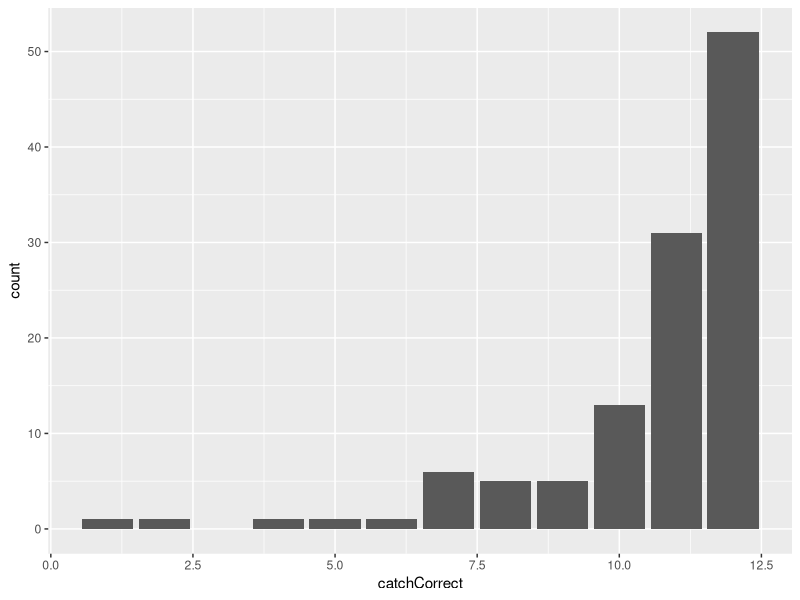
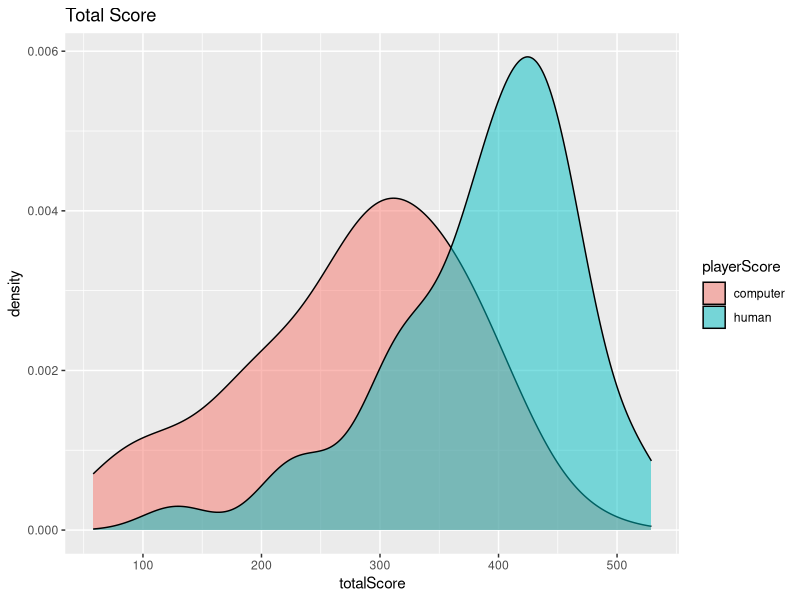
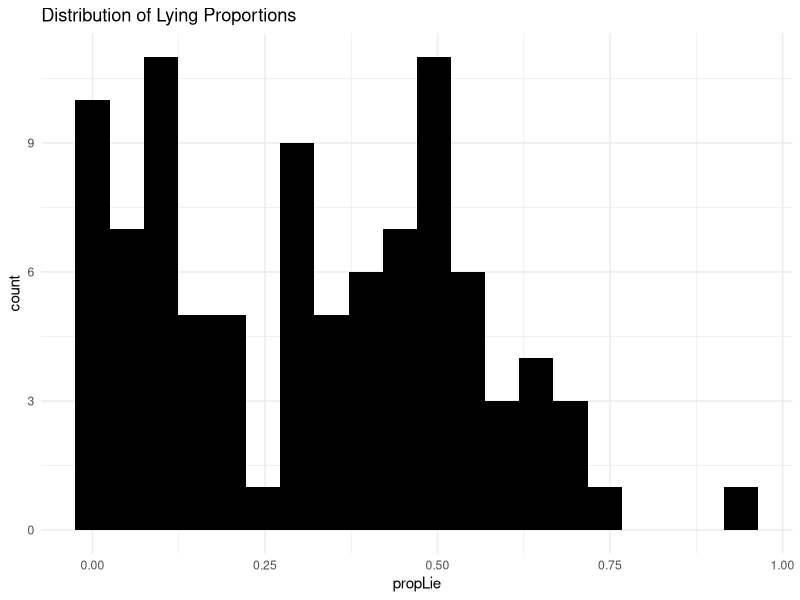
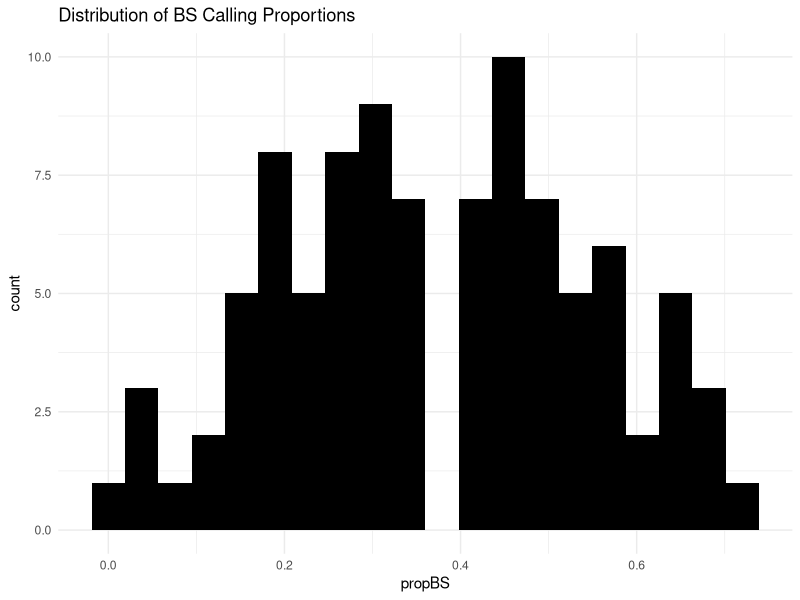
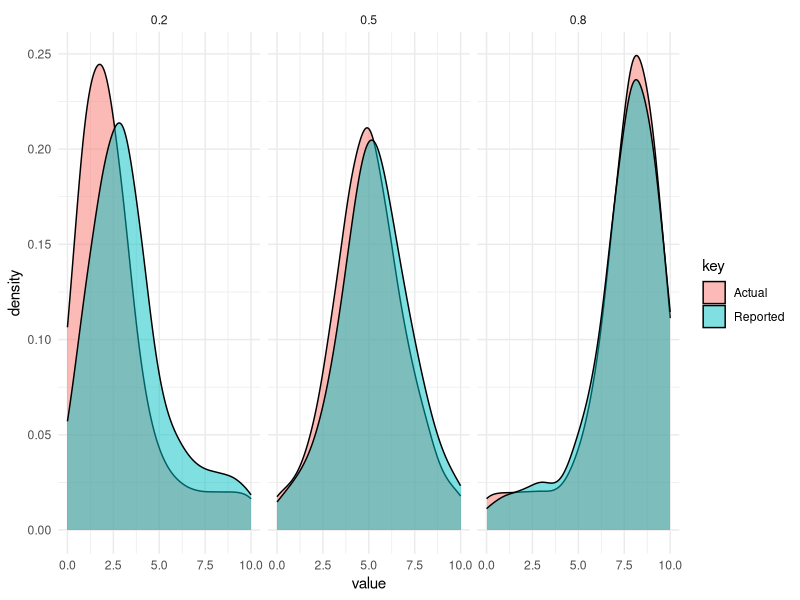
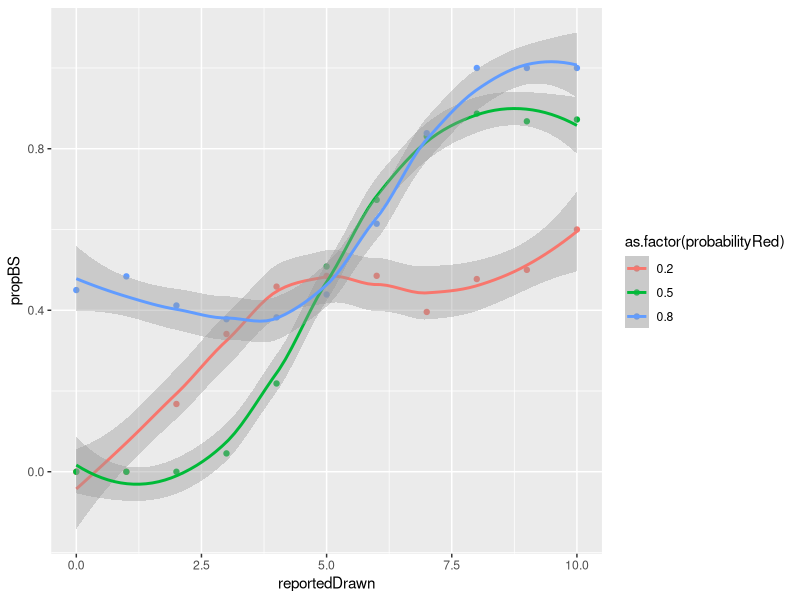
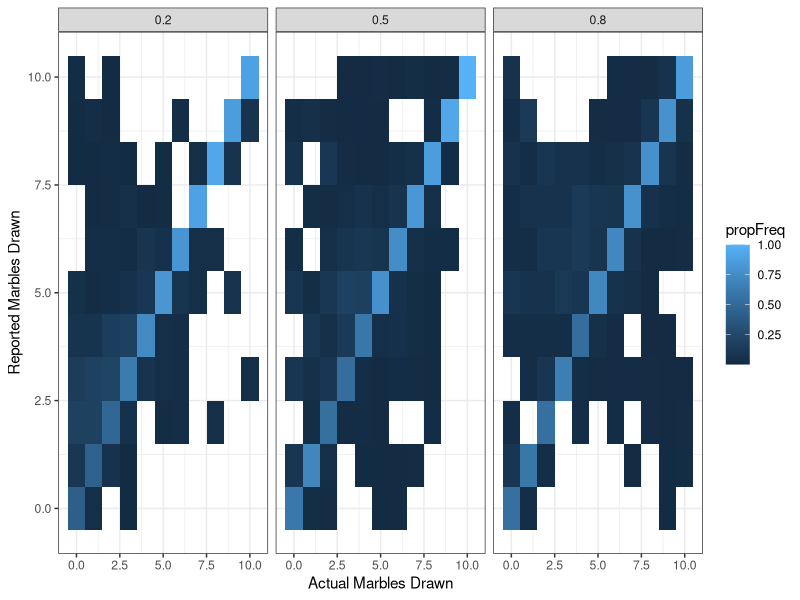
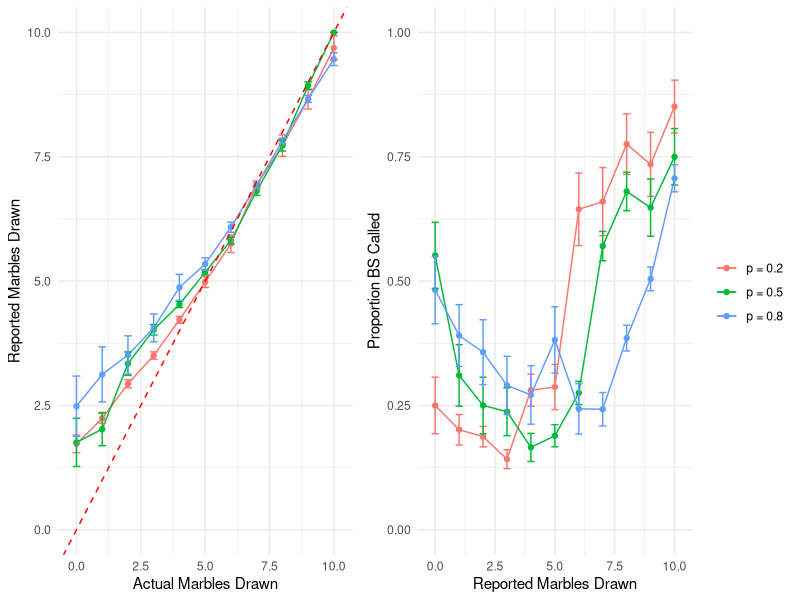

Here is the R script that generated these plots, in order:
## ---- chunk 1
library(dplyr)
library(ggplot2)
library(tidyr)
library(lme4)
library(gridExtra)
library(cowplot)
library(stats4)
knitr::opts_chunk$set(echo = TRUE)

bs <- read.csv("raw.csv")
glimpse(bs)
summary(bs)

bs <- bs %>%
  mutate(lie = drawnRed != reportedDrawn,
         player.bullshitter = ifelse(roleCurrent == "bullshitter", "human", "computer"),
         player.bullshitDetector = ifelse(roleCurrent == "bullshitDetector", "human", "computer"))
## ---- chunk 2
exclude.sampling <- bs %>%
  filter(reportedDrawn > 10) %>%
  .$subjID

length(unique(exclude.sampling))
## ---- chunk 3
catch <- bs %>%
  filter(catchKey != -1) %>%
  group_by(subjID) %>%
  summarise(catchCorrect = sum(catchKey == catchResponse))

ggplot(catch, aes(x=catchCorrect)) +
  geom_bar()

exclude.catch <- catch %>%
  filter(catchCorrect <= 0.75*max(catchCorrect)) %>%
  .$subjID

length(exclude.catch)
## ---- chunk 4
# bs %>%
#   filter(roleCurrent == "bullshitter", !subjID %in% exclude.catch, !subjID %in% exclude.sampling) %>%
#   mutate(badLie = drawnRed > reportedDrawn) %>%
#   group_by(subjID) %>%
#   summarise(badLie.prop = sum(badLie)/n()) %>%
#   ggplot(aes(x=badLie.prop)) + 
#   geom_bar(aes(y = (..count..)/sum(..count..))) +
#   scale_x_continuous("Proportion of Lies Produced with Reported < Actual") +
#   scale_y_continuous("Proportion of Participants") +
#   theme_bw()
# ggsave("img/counterintuitiveLies.png")
# 
# # Participants who generated bad lies for more than 1/4 of their turns
# excluded <- bs %>%
#   filter(roleCurrent == "bullshitter", !subjID %in% exclude.catch, !subjID %in% exclude.sampling) %>%
#   mutate(badLie = drawnRed > reportedDrawn) %>%
#   group_by(subjID) %>%
#   summarise(badLie.prop = sum(badLie)/n())
#   
# excluded %>%
#   filter(badLie.prop > .2, !subjID %in% exclude.catch) %>%
#   select(subjID, badLie.prop) %>%
#   arrange(desc(badLie.prop))
# 
# excluded %>%
#   ungroup() %>%
#   summarise(badLiar.prop = sum(badLie.prop > 0)/n())
## ---- chunk 5
bs.final <- bs %>%
  filter(!subjID %in% exclude.catch, !subjID %in% exclude.sampling, exptPart == "trial")

# # of participants who completed the task
length(unique(bs$subjID))

# # of participants who passed the attention check criteria
length(unique(bs.final$subjID))

# total # of participants excluded
length(unique(bs$subjID)) - length(unique(bs.final$subjID))
## ---- chunk 6
bs.final %>%
  select(subjID, probabilityRed) %>%
  unique() %>%
  group_by(probabilityRed) %>%
  summarise(count = n())
## ---- chunk 7
bs.final %>%
  filter(trialNumber == 100) %>%
  gather("playerScore","totalScore",15:16) %>%
  mutate(playerScore = recode(playerScore, playerTotalScore = "human", oppTotalScore = "computer")) %>%
  ggplot(aes(x=totalScore, fill=playerScore)) +
  geom_density(alpha=0.5) +
  ggtitle("Total Score")
## ---- chunk 8
bs.final %>%
  filter(roleCurrent == "bullshitter") %>%
  group_by(subjID) %>%
  summarise(propLie=sum(drawnRed!=reportedDrawn)/n()) %>%
  arrange(propLie) %>%
  ggplot(aes(x=propLie)) +
  geom_histogram(fill="black", bins=20) +
  ggtitle("Distribution of Lying Proportions") +
  theme_minimal()
## ---- chunk 9
bs.final %>%
  filter(roleCurrent == "bullshitDetector") %>%
  group_by(subjID) %>%
  summarise(propBS=sum(callBS=="True")/n()) %>%
  arrange(propBS) %>%
  ggplot(aes(x=propBS)) +
  geom_histogram(fill="black", bins=20) +
  ggtitle("Distribution of BS Calling Proportions") +
  theme_minimal()
## ---- chunk 10
bs.final %>%
  filter(roleCurrent=="bullshitter") %>%
  mutate(Actual = drawnRed,
         Reported = reportedDrawn) %>%
  select(probabilityRed, Actual, Reported) %>%
  gather("key", "value", 2:3) %>%
  ggplot(aes(x=value, fill=key)) +
  geom_density(alpha=0.5, adjust=2) +
  facet_wrap(~probabilityRed) +
  theme_minimal()
ggsave("img/distrComp_actualvsreported.png")
## ---- chunk 11
bs.final %>%
  filter(roleCurrent == "bullshitter") %>%
  group_by(probabilityRed, reportedDrawn) %>%
  summarise(propBS = sum(callBS=="True")/n()) %>%
  ggplot(aes(x=reportedDrawn, y=propBS, colour=as.factor(probabilityRed))) +
  geom_point() +
  geom_smooth(family="binomial")
## ---- chunk 12
bs.final %>%
  filter(roleCurrent=="bullshitter") %>%
  group_by(drawnRed, reportedDrawn, probabilityRed) %>%
  summarise(count = n()) %>%
  ungroup() %>%
  group_by(drawnRed, probabilityRed) %>%
  mutate(propFreq = count/sum(count)) %>%
  ggplot(aes(x=drawnRed, y=reportedDrawn, fill=propFreq)) +
  geom_tile() +
  scale_x_continuous("Actual Marbles Drawn") +
  scale_y_continuous("Reported Marbles Drawn") +
  facet_grid(~ as.factor(probabilityRed)) +
  theme_bw()
ggsave("img/lies_tile.png")
## ---- chunk 13
lieResults <- bs.final %>%
  filter(roleCurrent == "bullshitter") %>%
  mutate(probabilityRed.txt = paste("p =", probabilityRed)) %>%
  group_by(probabilityRed.txt, drawnRed) %>%
  summarise(mean = mean(reportedDrawn),
            sd = sd(reportedDrawn),
            se = sd/sqrt(n()),
            n=n()) %>%
  filter(n > 3) %>%
  ggplot(aes(x=drawnRed, y=mean, colour=probabilityRed.txt)) +
  geom_point() +
  geom_line() +
  geom_errorbar(aes(ymin=mean-se, ymax=mean+se), width=.3) +
  geom_abline(intercept = 0, slope = 1, colour="red", linetype=2) +
  scale_x_continuous("Actual Marbles Drawn", limits=c(-0.2,10.2)) +
  scale_y_continuous("Reported Marbles Drawn", limits=c(0,10)) +
  guides(colour=guide_legend(title="")) +
  theme_minimal() +
  theme(legend.position = "none")
ggsave("img/actual_vs_reported.png", lieResults)

detectResults <- bs.final %>%
  filter(roleCurrent == "bullshitDetector") %>%
  mutate(probabilityRed.txt = paste("p =", probabilityRed)) %>%
  group_by(probabilityRed.txt, reportedDrawn) %>%
  summarise(prop = (sum(callBS == "True")+1)/(n()+2),
            se = sqrt((prop*(1-prop)/n())),
            n = n()) %>%
  filter(n > 3) %>%
  ggplot(aes(x=reportedDrawn, y=prop, colour=probabilityRed.txt)) +
  geom_point() +
  geom_line() +
  geom_errorbar(aes(min=prop-se, max=prop+se), width=.3) +
  scale_x_continuous("Reported Marbles Drawn", limits=c(-0.2,10.2)) +
  scale_y_continuous("Proportion BS Called", limits=c(0,1)) +
  guides(colour=guide_legend(title="")) +
  theme_minimal()
ggsave("img/probBS.png", detectResults)

both <- plot_grid(lieResults, detectResults, align = "h", ncol = 2, rel_widths = c(9/20, 11/20))
both
ggsave("img/expt4.png", both, height=5, width=10)
## ---- chunk 14
lieProp <- bs.final %>%
  filter(roleCurrent == "bullshitter") %>%
  mutate(probabilityRed.txt = paste("p =", probabilityRed)) %>%
  group_by(probabilityRed.txt, drawnRed) %>%
  summarise(prop = sum(drawnRed == reportedDrawn)/n(),
            se = prop*(1-prop)/sqrt(n()),
            n = n()) %>%
  filter(n > 3) %>%
  ggplot(aes(x=drawnRed, y=prop, colour=probabilityRed.txt)) +
  geom_point() +
  geom_line() +
  geom_errorbar(aes(ymin=prop-se, ymax=prop+se), width=.3) +
  scale_x_continuous("Actual Marbles Drawn", limits=c(-0.2,10.2)) +
  scale_y_continuous("Proportion of True Marbles Reported", limits=c(0,1)) +
  guides(colour=guide_legend(title="")) +
  theme_minimal()
  
lieVals <- bs.final %>%
  filter(roleCurrent == "bullshitter", drawnRed != reportedDrawn) %>%
  mutate(probabilityRed.txt = paste("p =", probabilityRed)) %>%
  group_by(probabilityRed.txt, drawnRed) %>%
  summarise(mean = mean(reportedDrawn),
            sd = sd(reportedDrawn),
            se = sd/sqrt(n()),
            n=n()) %>%
  filter(n > 3) %>%
  ggplot(aes(x=drawnRed, y=mean, colour=probabilityRed.txt)) +
  geom_point() +
  geom_line() +
  geom_errorbar(aes(ymin=mean-se, ymax=mean+se), width=.3) +
  geom_abline(intercept = 0, slope = 1, colour="red", linetype=2) +
  scale_x_continuous("Actual Marbles Drawn", limits=c(-0.2,10.2)) +
  scale_y_continuous("Reported Marbles Drawn", limits=c(0,10)) +
  guides(colour=guide_legend(title="")) +
  theme_minimal()

grid.arrange(lieProp, lieVals, nrow=2)
ggsave("img/liePropVals.png", grid.arrange(lieProp, lieVals, nrow=2))
## ---- chunk 15
humanDetect <- bs.final %>%
  filter(roleCurrent == "bullshitDetector") %>%
  mutate(callBS = ifelse(callBS == "False", FALSE, TRUE),
         avgRed = probabilityRed * 10,
         reportedDrawn.sq = reportedDrawn ^ 2,
         probabilityRed.f = relevel(as.factor(probabilityRed), ref="0.5"))

# contrasts - FALSE set to 0
contrasts(humanDetect$probabilityRed.f)
model.BS.quad <- glmer(callBS ~ poly(reportedDrawn, 2)* 
                       probabilityRed.f + (1|subjID), data=humanDetect, family="binomial")
summary(model.BS.quad)

# checks if model converges
with(model.BS.quad@optinfo$derivs,max(abs(solve(Hessian,gradient)))<2e-3)


model.BS.lin <- glmer(callBS ~ poly(reportedDrawn,1)* 
                       probabilityRed.f + (1|subjID), data=humanDetect, family="binomial")
summary(model.BS.lin)

anova(model.BS.lin, model.BS.quad, test="Chisq")

lm.coefs <- summary(model.BS.quad)$coef[,"Estimate"]

quadratic <- function(a, b, c){
  plus <- (-b + sqrt(b^2 - 4*a*c)) / (2*a)
  minus <- (-b - sqrt(b^2 - 4*a*c)) / (2*a)
  return(c(plus, minus))
}
est.b <- function(a, b, c){
  
}
upward <- function(a){
  a > 0
}
quadratic(1,2,1)
stdform.0.2 <- quadratic(lm.coefs["poly(reportedDrawn, 2)2"], lm.coefs["poly(reportedDrawn, 2)1"], lm.coefs["(Intercept)"]) 
dir.0.2 <- upward(lm.coefs["poly(reportedDrawn, 2)2"])
stdform.0.5 <- quadratic(lm.coefs["poly(reportedDrawn, 2)2"]+lm.coefs["poly(reportedDrawn, 2)2:as.factor(probabilityRed)0.5"], 
                         lm.coefs["poly(reportedDrawn, 2)1"]+lm.coefs["poly(reportedDrawn, 2)1:as.factor(probabilityRed)0.5"],
                         lm.coefs["(Intercept)"]+lm.coefs["as.factor(probabilityRed)0.5"]) 
dir.0.5 <- upward(lm.coefs["poly(reportedDrawn, 2)2"]+lm.coefs["poly(reportedDrawn, 2)2:as.factor(probabilityRed)0.5"])
stdform.0.8 <- quadratic(lm.coefs["poly(reportedDrawn, 2)2"]+lm.coefs["poly(reportedDrawn, 2)2:as.factor(probabilityRed)0.8"], 
                         lm.coefs["poly(reportedDrawn, 2)1"]+lm.coefs["poly(reportedDrawn, 2)1:as.factor(probabilityRed)0.8"], 
                         lm.coefs["(Intercept)"]+lm.coefs["as.factor(probabilityRed)0.8"]) 
dir.0.8 <- upward(lm.coefs["poly(reportedDrawn, 2)2"]+lm.coefs["poly(reportedDrawn, 2)2:as.factor(probabilityRed)0.8"])

# thresh.x1 <- function(x2){
#   (-lm.coefs["(Intercept)"]-lm.coefs["probabilityRed"]*x2)/(lm.coefs["reportedDrawn"]+lm.coefs["reportedDrawn:probabilityRed"]*x2)
# }
# thresh.x1(c(0.2,0.5,0.8)) #returns predicted k* when P(BS|k*) = {0.2, 0.5, 0.8}

logitToProb <- function(logit){
  exp(logit) / (1+exp(logit))
}

probToLogit <- function(prob){
  log(prob / (1 - prob))
}
## ---- chunk 16
logisticModel <- function(x, a, b, c){
  logitToProb(a*(x-b)^2+c)
}


loglik <- function(x, y, a, b, c){
  sum(
    pmax(-6, dbinom(y, 1, logisticModel(x, a, b, c), log=T))
  )
}

brutefit <- function(tmp){
  nLL <- function(a, b, c){
    -loglik(tmp$reportedDrawn, as.numeric(tmp$callBS), a, b, c)
  }
  
  iter = 0
  fits = NULL
  fit = NULL
  while(is.null(fits)){
    try(fit <- summary(mle(nLL, 
                           start=list(a=runif(1, ps["ma"], ps["sa"]), 
                                      b=runif(1, ps["mb"], ps["sb"]), 
                                      c=runif(1, ps["mc"], ps["sc"])))), TRUE)
    iter = iter+1
    
    if(! is.null(fit)){
      fits <- c(tmp$probabilityRed[1], -0.5*fit@m2logL, length(tmp$reportedDrawn), fit@coef[,"Estimate"], fit@coef[,"Std. Error"])
    } else {
      if(iter>100){
        fits <- c(tmp$probabilityRed[1], -9999, 0, 0, 0, 0)
      }      
    }
  }
  names(fits) <- c("probabilityRed", "logL", "n", "est.a", "est.b", "est.c", "se.a", "se.b", "se.c")
  return(fits)
}

ps = c(-0.3, 0.3, -0.3, 0.3, -0.3, 0.3)
names(ps) <- c("ma", "sa", "mb", "sb", "mc", "sc")
quadr.fits <- data.frame(do.call(rbind, by(humanDetect, humanDetect$probabilityRed, brutefit)))
print(paste("Failed quadratic fits:", sum(quadr.fits$logL==-9999)))


quadr.est <- quadr.fits %>%
  select(1:6) %>%
  gather("variable", "estimate", 4:6) %>%
  mutate(variable = gsub("est.", "", variable))
quadr.se <- quadr.fits %>%
  select(-c(4:6)) %>%
  gather("variable", "std.err", 4:6) %>%
  mutate(variable = gsub("se.", "", variable))
quadr.summ <- left_join(quadr.est, quadr.se, by=c("probabilityRed","logL","n","variable"))
quadr.summ %>%
  mutate(z.value = estimate/std.err,
         p.value = ifelse(pnorm(-abs(z.value)) > .000001, pnorm(-abs(z.value)), "<.000001")) %>%
  arrange(probabilityRed, variable)

# y = a(x-b)^2 + c
b_0.2 <- quadr.summ %>%
  filter(variable == "b", probabilityRed == 0.2)
b_0.5 <- quadr.summ %>%
  filter(variable == "b", probabilityRed == 0.5)
b_0.8 <- quadr.summ %>%
  filter(variable == "b", probabilityRed == 0.8)

t.test.summ <- function(m1, sd1, n1, m2, sd2, n2){
  s_p <- sqrt(((n1-1)*sd1^2 + (n2-1)*sd2^2) / (n1+n2-2))
  t <- (m1 - m2) / (s_p * sqrt(1/n1 + 1/n2))
  p <- pt(abs(t), n1 + n2 - 2, lower.tail=F)
  return(data.frame(m1, sd1, n1, m2, sd2, n2, t, p))
}

t.test.summ(b_0.5$estimate, b_0.5$std.err, b_0.5$n, b_0.2$estimate, b_0.2$std.err, b_0.2$n)
t.test.summ(b_0.5$estimate, b_0.5$std.err, b_0.5$n, b_0.8$estimate, b_0.8$std.err, b_0.8$n)

quadr.plot <- data.frame(x=rep(0:10,3), 
           p=as.factor(c(rep(0.2,11), rep(0.5,11), rep(0.8,11))),
           a=c(rep(quadr.fits$est.a[quadr.fits$probabilityRed==0.2],11),
               rep(quadr.fits$est.a[quadr.fits$probabilityRed==0.5],11),
               rep(quadr.fits$est.a[quadr.fits$probabilityRed==0.8],11)),
           b=c(rep(quadr.fits$est.b[quadr.fits$probabilityRed==0.2],11),
               rep(quadr.fits$est.b[quadr.fits$probabilityRed==0.5],11),
               rep(quadr.fits$est.b[quadr.fits$probabilityRed==0.8],11)),
           c=c(rep(quadr.fits$est.c[quadr.fits$probabilityRed==0.2],11),
               rep(quadr.fits$est.c[quadr.fits$probabilityRed==0.5],11),
               rep(quadr.fits$est.c[quadr.fits$probabilityRed==0.8],11))) %>%
  mutate(y=a*(x-b)^2+c,
         prob=logitToProb(y))
ggplot(quadr.plot, aes(x=x, y=prob, colour=p)) +
  geom_line() +
  scale_y_continuous(limits=c(0,1))

ggsave("img/quadraticFit.png")
## ---- chunk 17
exptDetect <- bs.final %>%
  filter(roleCurrent == "bullshitDetector") %>%
  mutate(probabilityRed.txt = paste("p =", probabilityRed)) %>%
  group_by(probabilityRed.txt, reportedDrawn) %>%
  summarise(prop = (sum(callBS == "True")+1)/(n()+2),
            se = sqrt((prop*(1-prop)/n())),
            n = n()) %>%
  filter(n > 3) %>%
  mutate(fit="experiment")
quadr.plot2 <- data.frame(probabilityRed.txt = paste("p =", quadr.plot$p),
                          reportedDrawn = quadr.plot$x,
                          prop = quadr.plot$prob,
                          se = NA,
                          n = NA,
                          fit = "model")
quadr.plot_full <- bind_rows(exptDetect, quadr.plot2)
ggplot(data=quadr.plot_full, aes(x=reportedDrawn, y=prop, colour=probabilityRed.txt, linetype=fit)) +
  geom_point(data=filter(quadr.plot_full, fit=="experiment")) +
  geom_line() +
  geom_errorbar(data=filter(quadr.plot_full, fit=="experiment"), aes(x=reportedDrawn, colour=probabilityRed.txt, min=prop-se, max=prop+se), width=.3) +
  scale_x_continuous("Reported Marbles Drawn", limits=c(-0.2,10.2)) +
  scale_y_continuous("Proportion BS Called", limits=c(0,1)) +
  guides(colour=guide_legend(title="")) +
  theme_minimal()
ggsave("img/fit_expt_model.png")
## ---- chunk 18
logisticModel <- function(x, a, b, c){
  logitToProb(a*(x-b)^2+c)
}

loglik <- function(x, y, a, b, c, alph){
  alph2 <- logitToProb(alph)
  sum(
    pmax(-6, dbinom(y, 1, alph2/2 + (1-alph2)*logisticModel(x, a, b, c), log=T))
  )
}

brutefit <- function(tmp){
  nLL <- function(a, b, c, alph){
    -loglik(tmp$reportedDrawn, as.numeric(tmp$callBS), a, b, c, alph)
  }

  iter = 0
  fits = NULL
  fit = NULL
  while(is.null(fits)){
    try(fit <- summary(mle(nLL,
                           start=list(a=runif(1, ps["min_a"], ps["max_a"]),
                                      b=runif(1, ps["min_b"], ps["max_b"]),
                                      c=runif(1, ps["min_c"], ps["max_c"]),
                                      alph=runif(1, ps["min_alph"], ps["max_alph"])))), TRUE)
    iter = iter+1

    if(! is.null(fit)){
      fits <- c(tmp$probabilityRed[1], -0.5*fit@m2logL, length(tmp$reportedDrawn), fit@coef[,"Estimate"], fit@coef[,"Std. Error"])
    } else {
      if(iter>100){
        fits <- c(tmp$probabilityRed[1], -9999, 0, 0, 0, 0, 0, 0, 0, 0, 0)
      }
    }
  }
  names(fits) <- c("probabilityRed", "logL", "n", "est.a", "est.b", "est.c", "est.alph", "se.a", "se.b", "se.c", "se.alph")
  return(fits)
}

ps = c(-0.5, 0.5, -0.5, 0.5, -0.5, 0.5, -100, -10)
names(ps) <- c("min_a", "max_a", "min_b", "max_b", "min_c", "max_c", "min_alph", "max_alph")
quadr.fits <- data.frame(do.call(rbind, by(humanDetect, humanDetect$probabilityRed, brutefit)))
print(paste("Failed quadratic fits:", sum(quadr.fits$logL==-9999)))


quadr.est <- quadr.fits %>%
  select(1:7) %>%
  gather("variable", "estimate", 4:7) %>%
  mutate(variable = gsub("est.", "", variable))
quadr.se <- quadr.fits %>%
  select(-c(4:7)) %>%
  gather("variable", "std.err", 4:7) %>%
  mutate(variable = gsub("se.", "", variable))
quadr.summ <- left_join(quadr.est, quadr.se, by=c("probabilityRed","logL","n","variable"))
quadr.summ %>%
  mutate(z.value = estimate/std.err,
         p.value = ifelse(pnorm(-abs(z.value)) > .000001, pnorm(-abs(z.value)), "<.000001")) %>%
  arrange(probabilityRed, variable)

# y = a(x-b)^2 + c
b_0.2 <- quadr.summ %>%
  filter(variable == "b", probabilityRed == 0.2)
b_0.5 <- quadr.summ %>%
  filter(variable == "b", probabilityRed == 0.5)
b_0.8 <- quadr.summ %>%
  filter(variable == "b", probabilityRed == 0.8)

t.test.summ <- function(m1, sd1, n1, m2, sd2, n2){
  s_p <- sqrt(((n1-1)*sd1^2 + (n2-1)*sd2^2) / (n1+n2-2))
  t <- (m1 - m2) / (s_p * sqrt(1/n1 + 1/n2))
  p <- pt(abs(t), n1 + n2 - 2, lower.tail=F)
  return(data.frame(m1, sd1, n1, m2, sd2, n2, t, p))
}

t.test.summ(b_0.5$estimate, b_0.5$std.err, b_0.5$n, b_0.2$estimate, b_0.2$std.err, b_0.2$n)
t.test.summ(b_0.5$estimate, b_0.5$std.err, b_0.5$n, b_0.8$estimate, b_0.8$std.err, b_0.8$n)

quadr.plot <- data.frame(x=rep(0:10,3), 
           p=as.factor(c(rep(0.2,11), rep(0.5,11), rep(0.8,11))),
           a=c(rep(quadr.fits$est.a[quadr.fits$probabilityRed==0.2],11),
               rep(quadr.fits$est.a[quadr.fits$probabilityRed==0.5],11),
               rep(quadr.fits$est.a[quadr.fits$probabilityRed==0.8],11)),
           b=c(rep(quadr.fits$est.b[quadr.fits$probabilityRed==0.2],11),
               rep(quadr.fits$est.b[quadr.fits$probabilityRed==0.5],11),
               rep(quadr.fits$est.b[quadr.fits$probabilityRed==0.8],11)),
           c=c(rep(quadr.fits$est.c[quadr.fits$probabilityRed==0.2],11),
               rep(quadr.fits$est.c[quadr.fits$probabilityRed==0.5],11),
               rep(quadr.fits$est.c[quadr.fits$probabilityRed==0.8],11)),
           alph=c(rep(quadr.fits$est.alph[quadr.fits$probabilityRed==0.2],11),
               rep(quadr.fits$est.alph[quadr.fits$probabilityRed==0.5],11),
               rep(quadr.fits$est.alph[quadr.fits$probabilityRed==0.8],11))) %>%
  mutate(y=a*(x-b)^2+c,
         alph2 = logitToProb(alph),
         prob=alph2/2 + (1-alph2)*logitToProb(y))
ggplot(quadr.plot, aes(x=x, y=prob, colour=p)) +
  geom_line() +
  scale_y_continuous(limits=c(0,1))


exptDetect <- bs.final %>%
  filter(roleCurrent == "bullshitDetector") %>%
  mutate(probabilityRed.txt = paste("p =", probabilityRed)) %>%
  group_by(probabilityRed.txt, reportedDrawn) %>%
  summarise(prop = (sum(callBS == "True")+1)/(n()+2),
            se = sqrt((prop*(1-prop)/n())),
            n = n()) %>%
  filter(n > 3) %>%
  mutate(fit="experiment")
quadr.plot2 <- data.frame(probabilityRed.txt = paste("p =", quadr.plot$p),
                          reportedDrawn = quadr.plot$x,
                          prop = quadr.plot$prob,
                          se = NA,
                          n = NA,
                          fit = "model")
quadr.plot_full <- bind_rows(exptDetect, quadr.plot2)
ggplot(data=quadr.plot_full, aes(x=reportedDrawn, y=prop, colour=probabilityRed.txt, linetype=fit)) +
  geom_point(data=filter(quadr.plot_full, fit=="experiment")) +
  geom_line() +
  geom_errorbar(data=filter(quadr.plot_full, fit=="experiment"), aes(x=reportedDrawn, colour=probabilityRed.txt, min=prop-se, max=prop+se), width=.3) +
  scale_x_continuous("Reported Marbles Drawn", limits=c(-0.2,10.2)) +
  scale_y_continuous("Proportion BS Called", limits=c(0,1)) +
  guides(colour=guide_legend(title="")) +
  theme_minimal()
## ---- chunk 19
artifParabola <- function(p, ksay){
  runif(1) < logitToProb(0.06*(ksay-7*p)^2-1.5)
}
artificialResp <- mapply(artifParabola, humanDetect$probabilityRed, humanDetect$reportedDrawn)

artificial <- data.frame(probabilityRed = humanDetect$probabilityRed,
                         reportedDrawn = humanDetect$reportedDrawn,
                         callBS = artificialResp)

#artificial data, sanity check
quadr.fits <- data.frame(do.call(rbind, by(artificial, artificial$probabilityRed, brutefit)))
print(paste("Failed quadratic fits:", sum(quadr.fits$logL==-9999)))

quadr.plot <- data.frame(x=rep(0:10,3), 
           p=as.factor(c(rep(0.2,11), rep(0.5,11), rep(0.8,11))),
           a=c(rep(quadr.fits$est.a[quadr.fits$probabilityRed==0.2],11),
               rep(quadr.fits$est.a[quadr.fits$probabilityRed==0.5],11),
               rep(quadr.fits$est.a[quadr.fits$probabilityRed==0.8],11)),
           b=c(rep(quadr.fits$est.b[quadr.fits$probabilityRed==0.2],11),
               rep(quadr.fits$est.b[quadr.fits$probabilityRed==0.5],11),
               rep(quadr.fits$est.b[quadr.fits$probabilityRed==0.8],11)),
           c=c(rep(quadr.fits$est.c[quadr.fits$probabilityRed==0.2],11),
               rep(quadr.fits$est.c[quadr.fits$probabilityRed==0.5],11),
               rep(quadr.fits$est.c[quadr.fits$probabilityRed==0.8],11))) %>%
  mutate(y=a*(x-b)^2+c,
         prob=logitToProb(y))
ggplot(quadr.plot, aes(x=x, y=prob, colour=p)) +
  geom_line() +
  scale_y_continuous(limits=c(0,1))
## ---- chunk 20
subjModels <- data.frame(subjID=character(),
                         probabilityRed=numeric(),
                         variable=character(),
                         Estimate=numeric(),
                         Std.Error=numeric(),
                         z.value=numeric(),
                         p.value=numeric())
for(s in unique(humanDetect$subjID)){
  subjDat <- humanDetect %>%
    filter(subjID == s)
  subjModel <- glm(callBS ~ I(reportedDrawn^2) + reportedDrawn, data=subjDat, family="binomial")
  subjModels <- bind_rows(subjModels, 
                          data.frame(subjID=s, 
                                     probabilityRed=unique(subjDat$probabilityRed),
                                     variable=c("Intercept","reportedDrawn.sq", "reportedDrawn"),
                                     Estimate=summary(subjModel)$coef[,"Estimate"],
                                     Std.Error=summary(subjModel)$coef[,"Std. Error"],
                                     z.value=summary(subjModel)$coef[,"z value"],
                                     p.value=summary(subjModel)$coef[,"Pr(>|z|)"]))
  
}
subjModels
## ---- chunk 21
condModels <- data.frame(probabilityRed=numeric(),
                         variable=character(),
                         Estimate=numeric(),
                         Std.Error=numeric(),
                         z.value=numeric(),
                         p.value=numeric(),
                         signif=logical())
for(c in unique(humanDetect$probabilityRed)){
  condDat <- humanDetect %>%
    filter(probabilityRed == c)
  condModel <- glmer(callBS ~ I(reportedDrawn^2) + reportedDrawn + (1 | subjID), data=condDat, family="binomial")
  condModels <- bind_rows(condModels, 
                          data.frame(probabilityRed=c,
                                     variable=c("Intercept","reportedDrawn.sq", "reportedDrawn"),
                                     Estimate=summary(condModel)$coef[,"Estimate"],
                                     Std.Error=summary(condModel)$coef[,"Std. Error"],
                                     z.value=summary(condModel)$coef[,"z value"],
                                     p.value=summary(condModel)$coef[,"Pr(>|z|)"],
                                     signif=summary(condModel)$coef[,"Pr(>|z|)"] < .05))
}
condModels
## ---- chunk 22
model.BS.me.c <- glmer(callBS ~ (reportedDrawn.sq + reportedDrawn) * 
                       probabilityRed + 
                       (1|subjID), data=humanDetect, family="binomial")
summary(model.BS.me.c)
